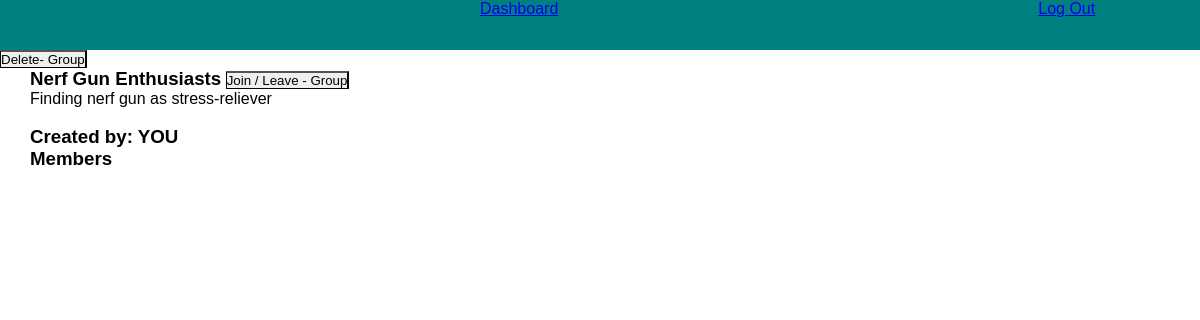
Page /user/edit_group/4 (signed in) on the committed database.
### membership_app/models.py (models this page shows)
class Group(models.Model):
    name = models.CharField(max_length=50)
    description = models.CharField(max_length=250)
    user_create = models.ForeignKey(User, related_name='users_create', on_delete=models.CASCADE)
    created_at = models.DateTimeField(auto_now_add=True)
    updated_at = models.DateTimeField(auto_now=True)
    objects = GroupManager()

### membership_app/views.py (the view)
# urls.py: path('user/edit_group/<int:group_id>', views.edit_group),
def edit_group(request, group_id):
    if 'logged_user' not in request.session:
        messages.error(request, 'Please register or please log in first')
        return redirect('/')
    user_session = User.objects.get(id=request.session['logged_user'])
    group = Group.objects.get(id=group_id)
    members = Member.objects.filter(group=group)
    isJoined=False
    if request.method == "POST":
        for member in members:
            if user_session.id == member.users:
                member_joined = Member.objects.get(id=member.id)
                member_joined.delete()
                isJoined=True
                break
        if not isJoined:
            member_joined = Member.objects.create(group_id=group_id,users=user_session.id)
        return redirect('/user/groups')
    else:
        user_created = 'YOU'
        if user_session != group.user_create:
            user_created =group.user_create.first_name + ' ' + group.user_create.last_name
        list_members =[]
        for member in members:
            user = User.objects.get(id=member.users)
            list_members.append(user.first_name + ' '+ user.last_name)
        is_creator=False
        if user_session == group.user_create:
            is_creator=True
        group_complete = {
            'id':group.id,
            'name': group.name,
            'description':group.description,
            'user_create': user_created,
            'members': list_members,
            'is_creator': is_creator
        }
        return render(request, 'edit.html', group_complete)

### membership_app/templates/edit.html (shortened to what this page needs)
<!DOCTYPE html>
<html lang="en">
<head>
    {% load static %}
    <link rel = "stylesheet" href="{% static 'style.css' %}">
</head>
<body>
    <div class="encabezado_2">
        <a href='/user/logout' class="enlaces">Dashboard</a>
        <a href='/user/logout' class="enlaces">Log Out</a>
    </div>
    {% if is_creator %}
        <form action="/user/delete_group/{{id}}" method="post">
            <button> Delete- Group</button>
        </form>
    {% endif %}
    <div >
        <form action="/user/edit_group/{{id}}" method="post">
            <h3 class="encabezado_3">{{name}}</h3>
            <button class="encabezado_3">Join / Leave - Group</button>
            <p>{{description}}</p>
            <br>
            <h3>Created by: {{user_create}}</h3>
            <h3>Members</h3>
        </form>
    </div>
</body>
</html>

### membership_app/static/style.css (style rules this page uses)
* { margin: 0px; padding: 0px; font-family: Arial, Helvetica, sans-serif; }
h3, p, li { text-indent: 30px; }
.encabezado_2 { width: 100%; height: 50px; display: flex; background-color: teal; vertical-align:top; }
.enlaces { display:block; text-align:rigth; padding-left: 40%; }
button { border-bottom: 1px solid black; border-left: 1px solid black; }
.encabezado_3 { display: inline-block; }

### rows in the picture
Group: name "Nerf Gun Enthusiasts", description "Finding nerf gun as stress-reliever"

### other values in the picture
{{ user_create }} "YOU"
